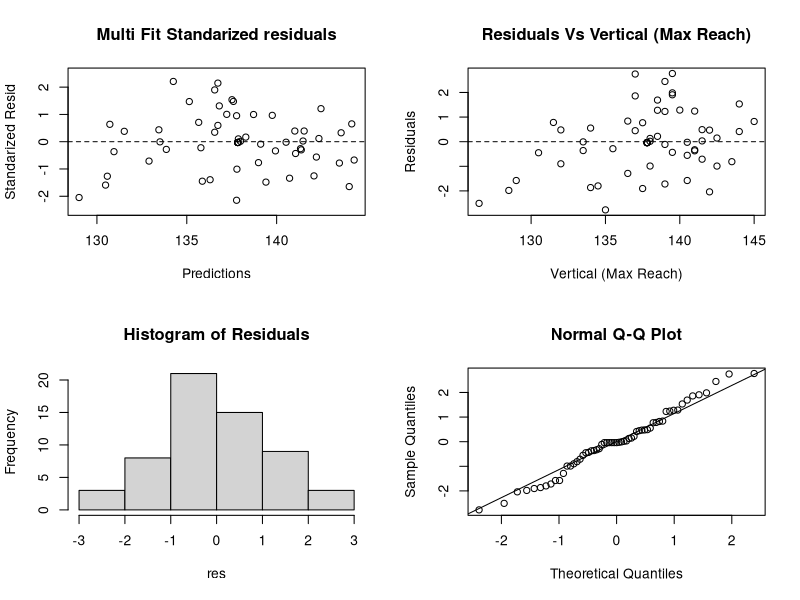

R code for this plot:
data <- read.csv("./2014_nba_draft_combine.csv")
data$X <- NULL
data$Year <- NULL
data$Player <- NULL
data$Draft.pick <-NULL
data$Bench <- NULL
attach(data)

# este da 0.89... y cumple los supuestos de los Residuos
multi.fit = lm(data$Vertical..Max.Reach.~data$Vertical..No.Step.Reach.+data$Vertical..Max.
, data = data)
summary(multi.fit)

mean(multi.fit$residuals)
sum(multi.fit$residuals)

# qqplot(multi.fit$residuals,)
# hist(multi.fit$residuals)

shapiro.test(multi.fit$residuals)

library(lmtest)

dwtest(multi.fit)

bptest(multi.fit)
res <- multi.fit$residuals

layout(matrix(c(1,2,3,4),2,2,byrow=T))
plot(multi.fit$fitted.values, rstandard(multi.fit), 
main = "Multi Fit Standarized residuals",
xlab = "Predictions",
ylab = "Standarized Resid",
ylim = c(-2.5, 2.5))
abline(h=0,lty=2)
plot(Vertical..Max.Reach., res, 
main = "Residuals Vs Vertical (Max Reach)",
xlab = "Vertical (Max Reach)", ylab="Residuals")
abline(h=0, lty=2)
hist(res, main = "Histogram of Residuals")

qqnorm(res)
qqline(res)
